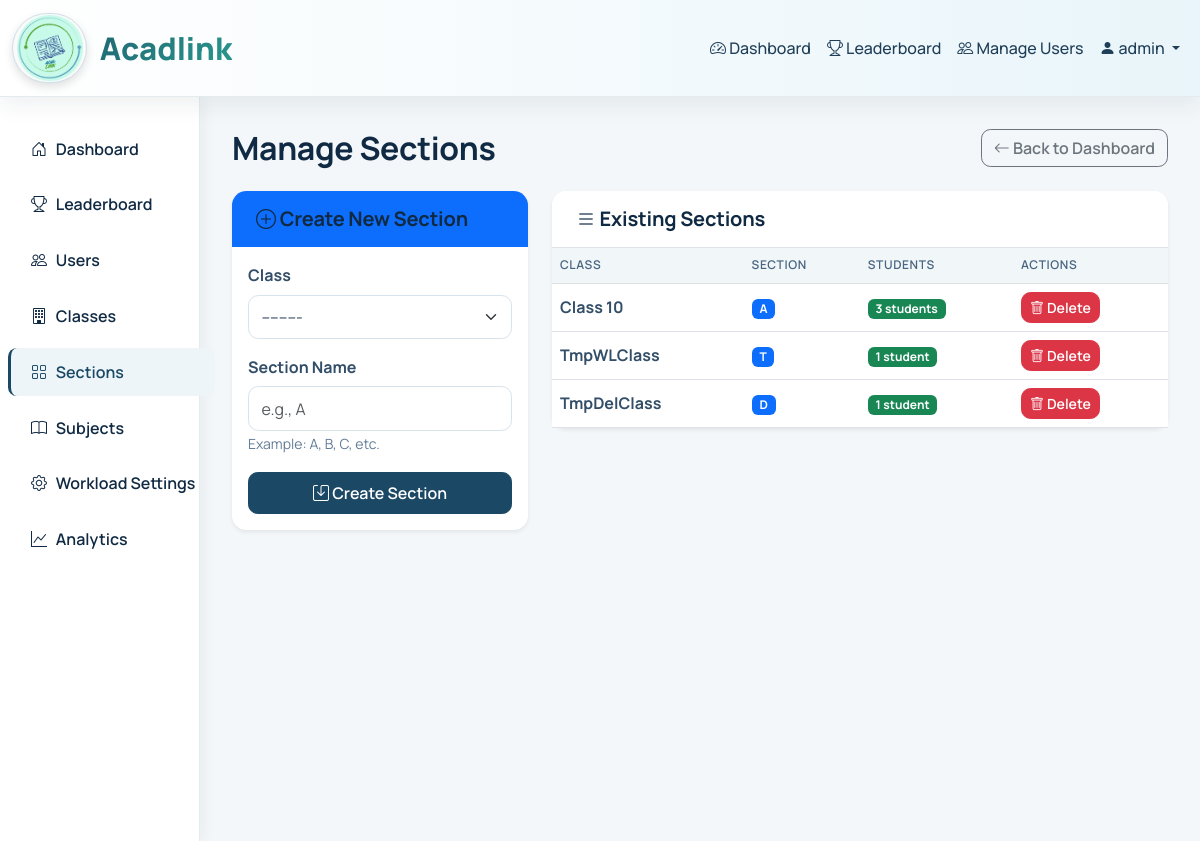
Page /admin-panel/sections/ (signed in) on the committed database.
### core/models.py (models this page shows, shortened)
class User(AbstractUser):
    ROLE_CHOICES = (
        ('admin', 'Admin'),
        ('teacher', 'Teacher'),
        ('student', 'Student'),
        ('parent', 'Parent'),
    )
    role = models.CharField(max_length=10, choices=ROLE_CHOICES, default='student')
    is_approved = models.BooleanField(default=False, help_text="Admin must approve before access")
    is_verified = models.BooleanField(default=False, help_text="Account verified as real/fake")
    phone_number = models.CharField(max_length=15, blank=True, null=True)
    profile_picture = models.ImageField(upload_to='profiles/', blank=True, null=True)
    class_assigned = models.ForeignKey('Class', on_delete=models.SET_NULL, null=True, blank=True, related_name='students')
    section_assigned = models.ForeignKey('Section', on_delete=models.SET_NULL, null=True, blank=True, related_name='students')
    teacher_class = models.ForeignKey('Class', on_delete=models.SET_NULL, null=True, blank=True, related_name='teachers')
    teacher_section = models.ForeignKey('Section', on_delete=models.SET_NULL, null=True, blank=True, related_name='teachers')
    subjects_taught = models.ManyToManyField('Subject', blank=True, related_name='teachers')
    created_at = models.DateTimeField(auto_now_add=True)
    updated_at = models.DateTimeField(auto_now=True)
    class Meta:
        ordering = ['username']

class Section(models.Model):
    name = models.CharField(max_length=10)
    class_name = models.ForeignKey(Class, on_delete=models.CASCADE, related_name='sections')
    created_at = models.DateTimeField(auto_now_add=True)
    class Meta:
        unique_together = ('name', 'class_name')
        ordering = ['class_name', 'name']

class Class(models.Model):
    name = models.CharField(max_length=50, unique=True)
    description = models.TextField(blank=True)
    created_at = models.DateTimeField(auto_now_add=True)
    def __str__(self):
        return self.name
    class Meta:
        verbose_name_plural = "Classes"
        ordering = ['name']

### core/views.py (the view)
# urls.py: path('admin-panel/sections/', views.manage_sections, name='manage_sections'),
@login_required
def manage_sections(request):
    if request.user.role != 'admin':
        return HttpResponseForbidden("Access denied")
    if request.method == 'POST':
        form = SectionForm(request.POST)
        if form.is_valid():
            form.save()
            messages.success(request, 'Section created successfully!')
            return redirect('manage_sections')
    else:
        form = SectionForm()
    sections = Section.objects.all().select_related('class_name').annotate(
        student_count=Count('students', filter=Q(students__role='student'))
    )
    context = {'form': form, 'sections': sections}
    return render(request, 'core/manage_sections.html', context)

### core/forms.py
class SectionForm(forms.ModelForm):
    class Meta:
        model = Section
        fields = ['name', 'class_name']
        widgets = {
            'name': forms.TextInput(attrs={'class': 'form-control', 'placeholder': 'e.g., A'}),
            'class_name': forms.Select(attrs={'class': 'form-select'}),
        }

### core/templates/core/manage_sections.html (shortened to what this page needs)
{% extends 'core/base.html' %}
{% block content %}
<div class="d-flex justify-content-between align-items-center mb-4">
    <h2 class="mb-0 fw-bold">Manage Sections</h2>
    <a href="{% url 'admin_dashboard' %}" class="btn btn-outline-secondary">
        <i class="bi bi-arrow-left"></i> Back to Dashboard
    </a>
</div>
<div class="row">
    <div class="col-md-4 mb-4">
        <div class="card border-0 shadow-sm">
            <div class="card-header bg-primary text-white border-0">
                <h5 class="mb-0 fw-bold">
                    <i class="bi bi-plus-circle"></i> Create New Section
                </h5>
            </div>
            <div class="card-body">
                <form method="post">
                    <div class="mb-3">
                        <label for="{{ form.class_name.id_for_label }}" class="form-label fw-bold">Class</label>
                        {{ form.class_name }}
                    </div>
                    <div class="mb-3">
                        <label for="{{ form.name.id_for_label }}" class="form-label fw-bold">Section Name</label>
                        {{ form.name }}
                        <small class="form-text text-muted">Example: A, B, C, etc.</small>
                    </div>
                    <button type="submit" class="btn btn-primary w-100">
                        <i class="bi bi-save"></i> Create Section
                    </button>
                </form>
            </div>
        </div>
    </div>
    <div class="col-md-8">
        <div class="card border-0 shadow-sm">
            <div class="card-header bg-white border-bottom">
                <h5 class="mb-0 fw-bold">
                    <i class="bi bi-list"></i> Existing Sections
                </h5>
            </div>
            <div class="card-body p-0">
                {% if sections %}
                <div class="table-responsive">
                    <table class="table table-hover align-middle mb-0">
                        <thead class="table-light">
                            <tr>
                                <th>Class</th>
                                <th>Section</th>
                                <th>Students</th>
                                <th>Actions</th>
                            </tr>
                        </thead>
                        <tbody>
                            {% for section in sections %}
                            <tr>
                                <td class="fw-bold">{{ section.class_name.name }}</td>
                                <td>
                                    <span class="badge bg-primary">{{ section.name }}</span>
                                </td>
                                <td>
                                    <span class="badge bg-success">{{ section.student_count }} student{{ section.student_count|pluralize }}</span>
                                </td>
                                <td>
                                    <a href="{% url 'delete_section' section.id %}" class="btn btn-sm btn-danger">
                                        <i class="bi bi-trash"></i> Delete
                                    </a>
                                </td>
                            </tr>
                            {% endfor %}
                        </tbody>
                    </table>
                </div>
                {% else %}
                <div class="text-center py-5 text-muted">
                    <i class="bi bi-inbox display-4"></i>
                    <p class="mt-3 mb-0">No sections created yet.</p>
                </div>
                {% endif %}
            </div>
        </div>
    </div>
</div>
{% endblock %}

### core/templates/core/base.html (shortened to what this page needs)
{% load static %}
<!DOCTYPE html>
<html lang="en">
<head>
    <link href="https://cdn.jsdelivr.net/npm/bootstrap@5.3.0/dist/css/bootstrap.min.css" rel="stylesheet">
    <link rel="stylesheet" href="https://cdn.jsdelivr.net/npm/bootstrap-icons@1.10.0/font/bootstrap-icons.css">
</head>
<body>
    <nav class="navbar navbar-expand-lg navbar-light bg-white sticky-top">
        <div class="container-fluid">
            <a class="navbar-brand logo-text" href="{% url 'home' %}">
                <img src="{% static 'core/images/logo.png' %}" alt="Acadlink Logo" class="brand-logo">
                <span>Acadlink</span>
            </a>
            <div class="collapse navbar-collapse" id="navbarNav">
                <ul class="navbar-nav ms-auto">
                    {% if user.is_authenticated %}
                    <li class="nav-item">
                        <a class="nav-link" href="{% url 'dashboard' %}">
                            <i class="bi bi-speedometer2"></i> Dashboard
                        </a>
                    </li>
                    <li class="nav-item">
                        <a class="nav-link" href="{% url 'leaderboard' %}">
                            <i class="bi bi-trophy"></i> Leaderboard
                        </a>
                    </li>
                    {% if user.role == 'student' %}
                    <li class="nav-item">
                        <a class="nav-link" href="{% url 'student_profile' %}">
                            <i class="bi bi-person-circle"></i> Profile
                        </a>
                    </li>
                    {% elif user.role == 'admin' %}
                    <li class="nav-item">
                        <a class="nav-link" href="{% url 'manage_users' %}">
                            <i class="bi bi-people"></i> Manage Users
                        </a>
                    </li>
                    {% endif %}
                    <li class="nav-item dropdown">
                        <a class="nav-link dropdown-toggle" href="#" id="userDropdown" role="button"
                            data-bs-toggle="dropdown">
                            <i class="bi bi-person-fill"></i> {{ user.username }}
                        </a>
                    </li>
                    {% endif %}
                </ul>
            </div>
        </div>
    </nav>
    <div class="container-fluid">
        <div class="row">
            {% if user.is_authenticated and request.resolver_match.url_name != 'home' %}
            <div class="col-md-2 col-lg-2 sidebar d-none d-md-block">
                <nav class="nav flex-column">
                    {% if user.role == 'student' %}
                    <a class="nav-link {% if request.resolver_match.url_name == 'dashboard' %}active{% endif %}"
                        href="{% url 'dashboard' %}">
                        <i class="bi bi-house-door"></i> Dashboard
                    </a>
                    <a class="nav-link {% if request.resolver_match.url_name == 'leaderboard' %}active{% endif %}"
                        href="{% url 'leaderboard' %}">
                        <i class="bi bi-trophy"></i> Leaderboard
                    </a>
                    <a class="nav-link {% if request.resolver_match.url_name == 'student_profile' %}active{% endif %}"
                        href="{% url 'student_profile' %}">
                        <i class="bi bi-person"></i> My Profile
                    </a>
                    {% elif user.role == 'admin' %}
                    <a class="nav-link {% if request.resolver_match.url_name == 'dashboard' %}active{% endif %}"
                        href="{% url 'dashboard' %}">
                        <i class="bi bi-house-door"></i> Dashboard
                    </a>
                    <a class="nav-link {% if request.resolver_match.url_name == 'leaderboard' %}active{% endif %}"
                        href="{% url 'leaderboard' %}">
                        <i class="bi bi-trophy"></i> Leaderboard
                    </a>
                    <a class="nav-link {% if request.resolver_match.url_name == 'manage_users' %}active{% endif %}"
                        href="{% url 'manage_users' %}">
                        <i class="bi bi-people"></i> Users
                    </a>
                    <a class="nav-link {% if request.resolver_match.url_name == 'manage_classes' %}active{% endif %}"
                        href="{% url 'manage_classes' %}">
                        <i class="bi bi-building"></i> Classes
                    </a>
                    <a class="nav-link {% if request.resolver_match.url_name == 'manage_sections' %}active{% endif %}"
                        href="{% url 'manage_sections' %}">
                        <i class="bi bi-grid"></i> Sections
                    </a>
                    <a class="nav-link {% if request.resolver_match.url_name == 'manage_subjects' %}active{% endif %}"
                        href="{% url 'manage_subjects' %}">
                        <i class="bi bi-book"></i> Subjects
                    </a>
                    <a class="nav-link {% if request.resolver_match.url_name == 'manage_workload_settings' %}active{% endif %}"
                        href="{% url 'manage_workload_settings' %}">
                        <i class="bi bi-gear"></i> Workload Settings
                    </a>
                    <a class="nav-link {% if request.resolver_match.url_name == 'analytics_dashboard' %}active{% endif %}"
                        href="{% url 'analytics_dashboard' %}">
                        <i class="bi bi-graph-up"></i> Analytics
                    </a>
                    {% endif %}
                </nav>
            </div>
            <div class="col-md-10 col-lg-10 main-content">
                {% else %}
                <div class="col-12 main-content">
                    {% endif %}
                    {% block content %}{% endblock %}
                </div>
            </div>
        </div>
</body>
</html>

### core/templates/core/base.html (style rules this page uses)
:root { --primary-color: #1b4965; --secondary-color: #2a9d8f; --success-color: #1f9d7a; --warning-color: #f4a261; --danger-color: #d9534f; --dark-color: #102a43; --light-color: #f3f7f9; --surface-color: #ffffff; --border-color: #e3ebef; --text-muted: #627d98; --shadow-soft: 0 8px 22px rgba(16, 42, 67, 0.06); --radius-md: 0.75rem; --radius-lg: 0.95rem; }
body { font-family: 'Manrope', sans-serif; background-color: var(--light-color); color: var(--dark-color); line-height: 1.55; -webkit-font-smoothing: antialiased; text-rendering: optimizeLegibility; }
h1, h2, h3, h4, h5, h6 { letter-spacing: -0.01em; color: var(--dark-color); }
.text-muted { color: var(--text-muted) !important; }
a { color: var(--primary-color); }
.navbar-brand { font-weight: 800; font-size: 1.95rem; color: var(--primary-color) !important; display: inline-flex; align-items: center; gap: 0.8rem; }
.navbar { box-shadow: 0 8px 22px rgba(16, 42, 67, 0.07); border-bottom: 1px solid var(--border-color); background: linear-gradient(90deg, #ffffff 0%, #e9f5fa 100%) !important; min-height: 80px; }
.brand-logo { width: 75px; height: 70px; border-radius: 100px; object-fit: contain; background-color: #fafafa; padding: 1px; border: 1px solid #cfe0e9; box-shadow: 0 4px 10px rgba(0, 0, 0, 0.12); }
.navbar .nav-link { font-size: 1.00rem; font-weight: 500; color: #1f3e57; border-radius: 0.55rem; padding: 0.45rem 0.5rem !important; transition: all 0.2s ease; }
.sidebar { min-height: calc(100vh - 56px); background-color: var(--surface-color); box-shadow: 2px 0 16px rgba(16, 42, 67, 0.06); padding: 1.5rem 0; border-right: 1px solid var(--border-color); }
.sidebar .nav-link { color: var(--dark-color); padding: 0.72rem 1.2rem; margin: 0.25rem 0; border-left: 3px solid transparent; transition: all 0.2s ease; border-radius: 0.55rem; margin-left: 0.5rem; margin-right: 0.5rem; font-weight: 600; display: flex; align-items: center; gap: 0.5rem; white-space: nowrap; }
.sidebar .nav-link:hover, .sidebar .nav-link.active { background-color: #edf5f8; border-left-color: var(--primary-color); color: var(--primary-color); }
.sidebar .nav-link i { margin-right: 0; width: 1.1rem; text-align: center; }
.card { border: 1px solid var(--border-color); box-shadow: 0 10px 24px rgba(16, 42, 67, 0.05); border-radius: 0.9rem; margin-bottom: 1.5rem; background: var(--surface-color); transition: box-shadow 0.2s ease, transform 0.2s ease; }
.card-header { background-color: var(--surface-color); border-bottom: 1px solid var(--border-color); font-weight: 600; padding: 1rem 1.5rem; border-radius: 0.9rem 0.9rem 0 0 !important; }
.btn-primary { background-color: var(--primary-color); border-color: var(--primary-color); border-radius: 0.6rem; font-weight: 700; padding: 0.5rem 0.95rem; }
.btn { border-radius: 0.6rem; font-weight: 600; transition: all 0.2s ease; }
.table th { background-color: #f1f6f8; font-weight: 600; text-transform: uppercase; font-size: 0.75rem; letter-spacing: 0.05em; color: #486581; border-bottom-width: 1px; }
.table td { vertical-align: middle; color: #334e68; }
.table tbody tr { transition: background-color 0.15s ease; }
.form-control, .form-select { border-color: #d6e3ea; border-radius: 0.65rem; padding: 0.58rem 0.78rem; background-color: #fff; color: #243b53; }
.form-label { font-weight: 600; color: #334e68; margin-bottom: 0.4rem; }
.logo-text { background: linear-gradient(135deg, var(--primary-color), var(--secondary-color)); -webkit-background-clip: text; -webkit-text-fill-color: transparent; background-clip: text; font-weight: 800; }
.main-content { padding: 2rem; max-width: 1500px; margin: 0 auto; }

### rows in the picture
User: username "admin"
Section: class_name.name "Class 10", name "A", student_count "3"
Section: class_name.name "TmpWLClass", name "T", student_count "1"
Section: class_name.name "TmpDelClass", name "D", student_count "1"
